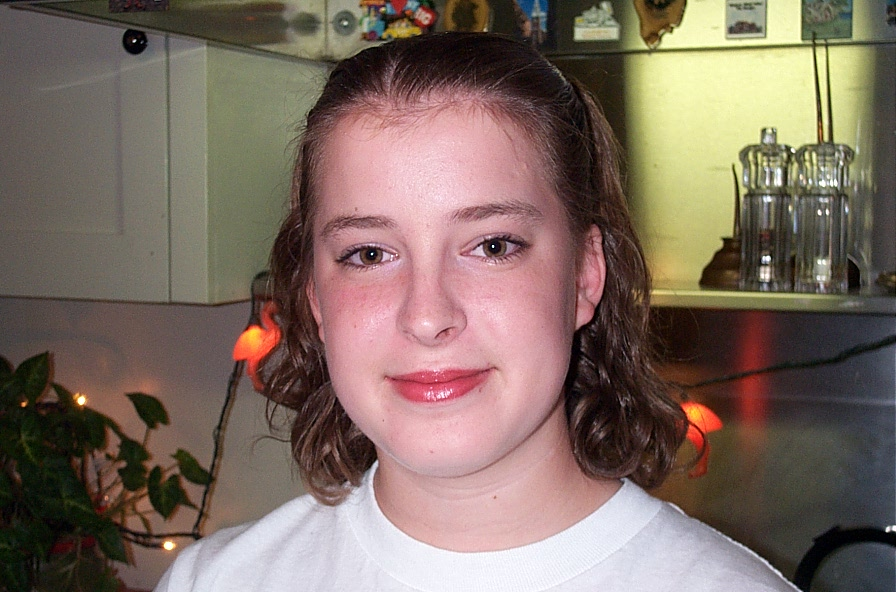
%> input picture GenderClassificationMatlab/test_gender/female17.jpg, 896 x 592 px
$ octave ANN_testing.m   (GNU Octave 9; MATLAB toolbox functions it lacks are replaced by stand-ins)
%> lines starting %> are read from the running program, lines starting %| are printed output that depends on the picture
%> further down, test_image is the input picture: size 592x896x3 uint8; mean R, G, B 126, 108.3, 98.1
### GenderClassificationMatlab/get_featureVector.m
function vector=get_featureVector(image)
% this function returns a column vector of 35 features extracted in the seventh level
% of wavelet decomposition (Haar wavelet).
% First convert the colour input image into a greayscale image
image= rgb2gray(image);

[A1,H1,V1,D1] = dwt2(image,'haar'); %level 1
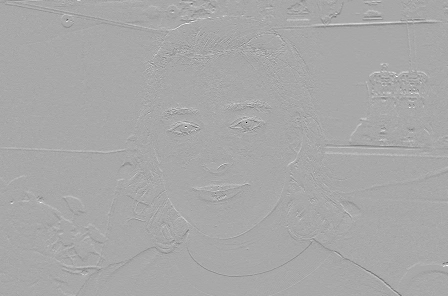
%> H1: size 296x448 double; min -247.5, max 127, mean 0; drawn with min black and max white
[A2,H2,V2,D2] = dwt2(A1,'haar');  %level 2
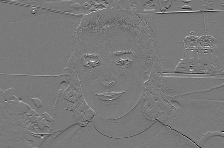
%> H2: size 148x224 double; min -238.5, max 260, mean -0.5; drawn with min black and max white
[A3,H3,V3,D3] = dwt2(A2,'haar');
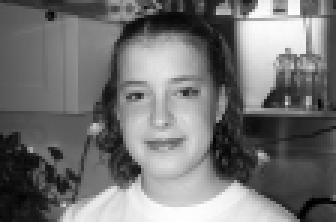
%> A3: size 74x112 double (shown 3 times larger); min 19.13, max 1969.3, mean 899.6; drawn with min black and max white
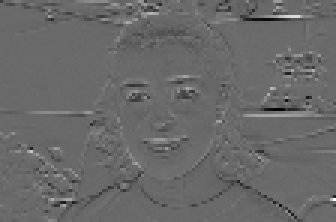
%> H3: size 74x112 double (shown 3 times larger); min -461.3, max 647.3, mean -2.7; drawn with min black and max white
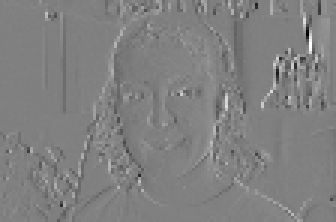
%> V3: size 74x112 double (shown 3 times larger); min -630, max 616.1, mean -0.5; drawn with min black and max white
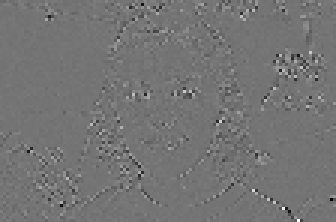
%> D3: size 74x112 double (shown 3 times larger); min -239.4, max 283, mean -0.3; drawn with min black and max white
[A4,H4,V4,D4] = dwt2(A3,'haar');
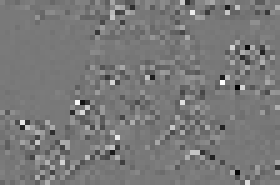
%> D4: size 37x56 double (shown 5 times larger); min -347.4, max 383.9, mean 0.2; drawn with min black and max white
[A5,H5,V5,D5] = dwt2(A4,'haar');
[A6,H6,V6,D6] = dwt2(A5,'haar');
[A7,H7,V7,D7] = dwt2(A6,'haar'); % level 7
%> A7 = [11404.1 12931.7 12846.6 9446.8 7745 26007.4 20492.1; 12623.1 15501.8 15022.8 23520.6 9785.5 21280.6 13272.3; 10270 12726.1 13840.8 22141.2 12682.8 8618.4 7876.8; 5112.4 10596.1 12951.1 22970.5 13678.3 8553 8225.4; 3188.5 20285.8 27961.9 29326 29372.3 22964.2 7134.7]; H7 = [-1344.1 -3329.4 226.6 -3994.4 1390.9 -3713 -1907.6; 56.63 396 1678 1672.4 -617.3 3292 3254.8; 1077.3 660.4 -721.5 162.9 1045.1 3748.5 1844; 754.7 971.4 -1545.5 55.96 -3794 -215 -369.9; -83.03 -2798.9 -280 -1686.7 -672.5 -3463.1 -1096.3]; V7 = [-362.2 -550.3 1517.2 1085.8 -2405 -1272.8 4539.3; -824.8 57.95 -4158 2082.9 2795.7 2040.3 1474.4; -1365.5 -40.3 -6079 -472.3 5276.5 949.4 442.5; -2285.9 -1634.1 -1249.9 -477.6 4804.5 171 -184.9; -792.9 -4411.9 -488.6 -135.3 75.38 3519.4 419.1]; D7 = [489 -131.3 -1879.2 394.8 -1233.9 -596.3 -325.4; -6.62 -105.2 59.83 -692.7 -634.7 -1169.8 974.1; 563.8 277.9 311.8 -152.9 -1600.3 1459.4 1414.1; -396.2 910 -1569.5 59.45 1156.6 -479.1 -308.1; -36.81 447.6 -147.8 195.8 -714.3 1835.8 -586.5]
vector=A7(:); % the approximation subband is used as features
%> vector = 35 values, max 29372.3 at index 25, min 3188.5 at index 5, mean 14924.5
end

### GenderClassificationMatlab/ANN_testing.m
% testing phase - Test Images are in folder test_gender - let's read the
% first one
clc;

file_name=['test_gender\female17.jpg'];

test_image=imread(file_name);
feature_vector=get_featureVector(test_image); % function get_featureVector returns a column vector.
%> feature_vector has the same summary as vector in get_featureVector


% Linear Perceptron Testing
%> (the run ends here)

$ run again, with GenderClassificationMatlab/test_gender/female01.jpg copied over GenderClassificationMatlab/test_gender/female17.jpg
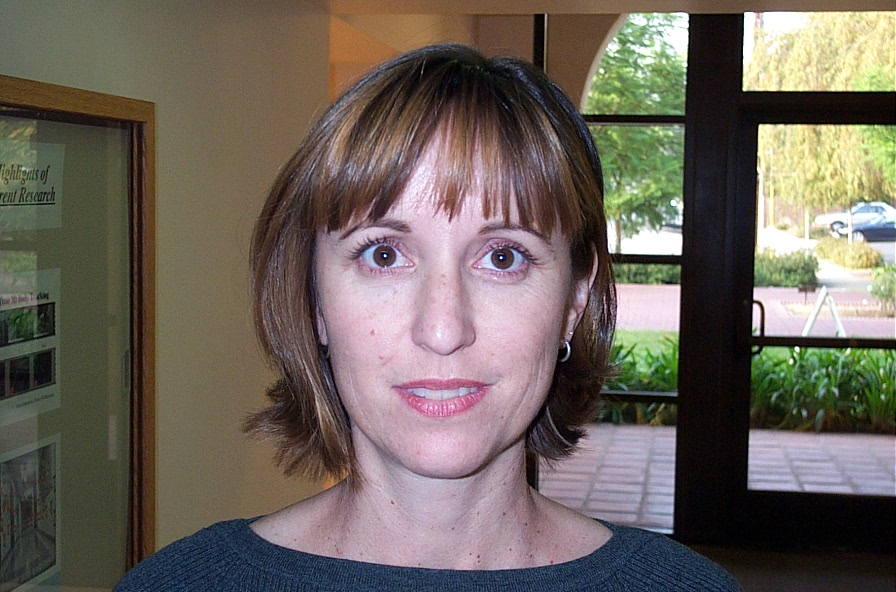
%> input picture GenderClassificationMatlab/test_gender/female01.jpg, 896 x 592 px
%> test_image is the input picture: size 592x896x3 uint8; mean R, G, B 109.1, 100.6, 91.9
%> in get_featureVector, `[A2,H2,V2,D2] = dwt2(A1,'haar');`:
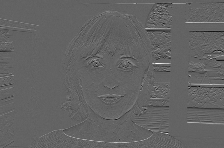
%> H2: size 148x224 double; min -265.3, max 412.8, mean 0.5; drawn with min black and max white
%> in get_featureVector, `[A4,H4,V4,D4] = dwt2(A3,'haar');`:
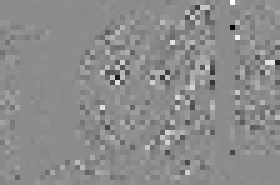
%> D4: size 37x56 double (shown 5 times larger); min -492.9, max 404.1, mean -0.1; drawn with min black and max white
%> A7 = [11609.5 12693.2 12900.6 8127.9 11452.2 12980.7 20443.9; 10358.9 12083.8 10998 18921.4 11737.8 11276.9 26761.9; 9040.9 11922.7 15475.9 23897.5 14756.6 9245.5 21040.3; 8706.2 11474.6 12610.7 20817.9 12942.9 6881.6 12543; 7728.9 6399 10774.1 13520.3 9880.1 4790.9 2703.2]; H7 = [2111.5 -171.9 471.4 3268.5 920.9 3475.8 6095.8; 171.4 -6.41 1292.2 -1878.9 -778.5 -1103.4 188.3; 1354.9 47.33 319.7 -329.5 1325.8 981.8 4989.4; 656.5 72.03 -1215.9 427.1 -3757.8 -1619.2 -2872.5; -392.3 825.9 4357.1 6582.2 3571.8 -734.6 -1565.8]; V7 = [-426.2 52.97 -346.1 1325.9 -3999.7 3110.7 339.2; 1089.6 -1356.2 -1786.9 1075.2 -1162.2 3560.9 1592.5; -261.1 -1433 -5891.8 839.9 2198.4 3927.8 -530.9; 92.77 -1527.4 -2641.2 1110.2 -1879.6 2502 249.7; -171.3 81.37 -1073.9 273.9 1497.3 1405.3 175.1]; D7 = [257.3 284.6 -866.7 371.5 699.1 558.8 107.5; 578 -17.38 875.3 -118.8 96.39 -663.5 -592.1; 1171.1 72.41 -948.3 127.7 172.2 -284.1 -651.4; 322 132.2 -1197.5 -364.4 1251 -855.7 438.5; -379.5 114.3 -766.3 190 1141.5 1120.6 -109.3]
%> vector = 35 values, max 26761.9 at index 32, min 2703.2 at index 35, mean 12557.1
%> feature_vector has the same summary as vector in get_featureVector

$ run again, with GenderClassificationMatlab/test_gender/female02.jpg copied over GenderClassificationMatlab/test_gender/female17.jpg
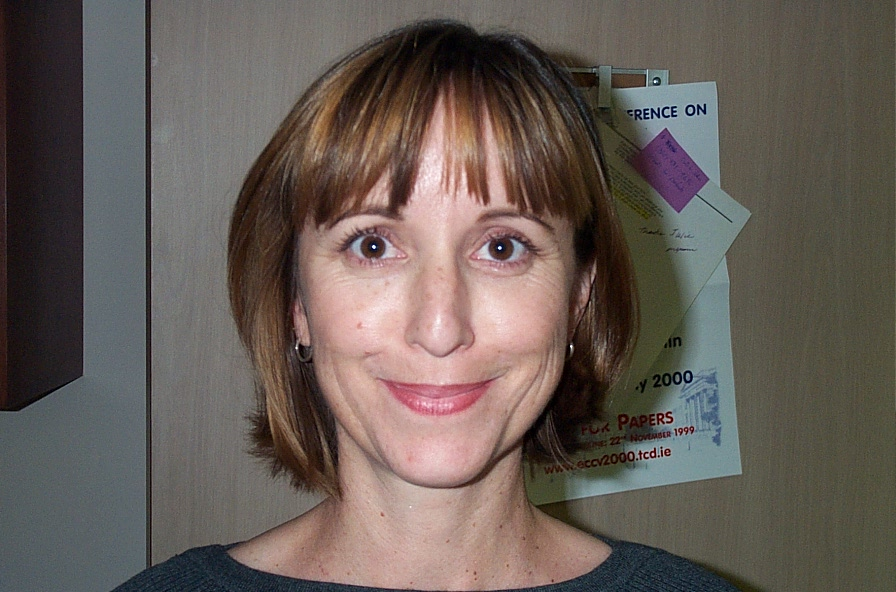
%> input picture GenderClassificationMatlab/test_gender/female02.jpg, 896 x 592 px
%> test_image is the input picture: size 592x896x3 uint8; mean R, G, B 102.7, 92.6, 86.6
%> in get_featureVector, `[A3,H3,V3,D3] = dwt2(A2,'haar');`:
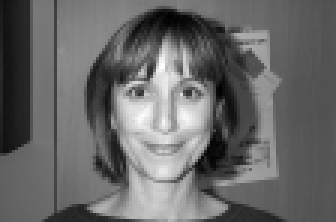
%> A3: size 74x112 double (shown 3 times larger); min 25, max 1822.8, mean 759.6; drawn with min black and max white
%> in get_featureVector, `[A4,H4,V4,D4] = dwt2(A3,'haar');`:
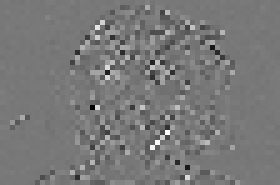
%> D4: size 37x56 double (shown 5 times larger); min -284.1, max 315.8, mean 0.4; drawn with min black and max white
%> A7 = [7387.9 14363.4 12726 7414.4 9687.4 13210.6 10303.2; 7282.8 13681 10506.5 18808.5 7811.7 12600.1 10041.8; 7156.8 13028.5 16279.4 22646.3 11353.6 12019 9982.2; 11421.4 13201.4 12688.3 20031.8 8188.9 13751.7 10195.2; 11552.7 7626.6 14019.5 19992.2 11029.8 7918.8 10036.9]; H7 = [15.87 -405.6 1542.8 -97.11 2301.3 -1162.9 -28.55; 38.2 1056.6 120.8 -920.6 -164 -514.6 97.83; 21.77 -514.8 269.6 91.04 419.4 113.2 -89.03; -632.2 279.2 -327.2 271.9 -1455 -257.1 -8.75; 284 2667.7 3710.8 948.5 1828.2 2081.8 57.23]; V7 = [-3837.9 -743.5 1929.7 89.39 -873 1055 341.1; -3682.7 509.3 -2329.6 557.4 2214.1 -888.5 214.8; -3637.8 453.3 -6503.1 857.4 5625.6 -1496.9 132.3; -1065.5 -508.8 -3792.1 1630.1 -123.5 414.1 140.5; -123.8 69.38 -2719.1 720.7 2823.1 -554.2 92.07]; D7 = [-36.16 82.27 -1139.1 -249.6 79.36 -688.9 7.96; -36.54 -874.9 985.2 -910.9 -938.7 67.41 51.25; 46.37 632.3 -614.9 -58.18 724.8 305.8 4.55; -690.1 87.98 -888 -674.5 1769.8 -657.1 7.73; -194.1 35.19 1090.7 786.8 -630.2 -111.6 -6.49]
%> vector = 35 values, max 22646.3 at index 18, min 7156.8 at index 3, mean 11998.5
%> feature_vector has the same summary as vector in get_featureVector

$ run again, with GenderClassificationMatlab/test_gender/female03.jpg copied over GenderClassificationMatlab/test_gender/female17.jpg
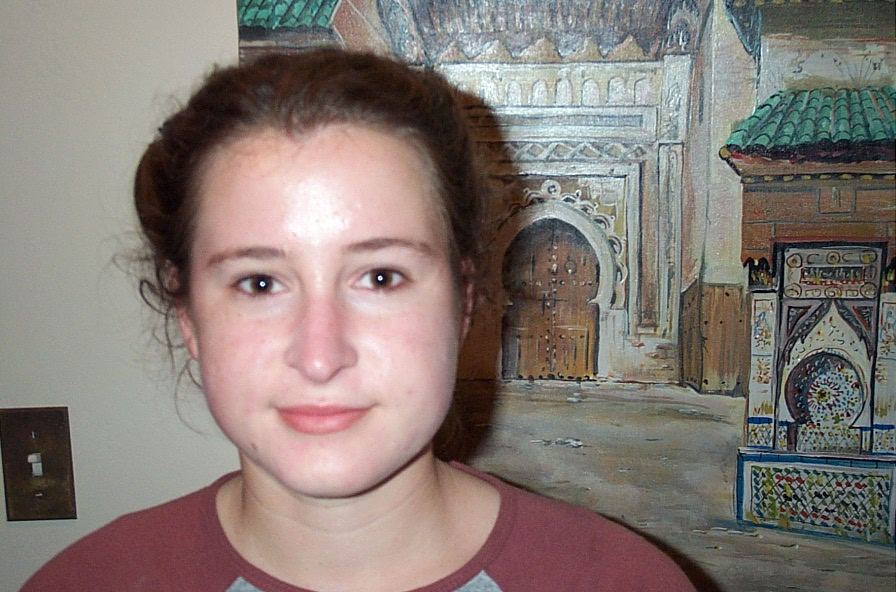
%> input picture GenderClassificationMatlab/test_gender/female03.jpg, 896 x 592 px
%> test_image is the input picture: size 592x896x3 uint8; mean R, G, B 133.5, 122.6, 117.3
%> in get_featureVector, `[A4,H4,V4,D4] = dwt2(A3,'haar');`:
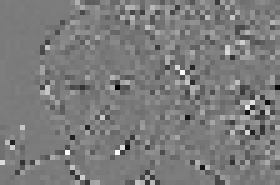
%> D4: size 37x56 double (shown 5 times larger); min -294.4, max 311.9, mean 0.1; drawn with min black and max white
%> A7 = [20657.6 17192.2 10166 15627.6 21789.7 18751.6 13022.1; 20638.9 12318 26346.6 10913.1 18562.8 17286.3 9110; 20036.6 18166.2 24129.2 14834.9 14117.1 13598.5 11503.9; 13082.3 19561 23126.4 14452.7 15048.6 13882.7 11281; 11604.9 11355.2 21474 18484.5 10703.3 9522.7 9873.1]; H7 = [-104.1 3865.3 2918.8 3677.5 -2954.1 -2383.7 -722.1; 154.8 -866 -1240.9 -867.9 2534 256.8 -580.5; 112.4 -2592.9 -1053.2 -1071.2 -664.5 443.8 -1144.3; 1503.5 1475.2 540.2 -975.5 1053.4 880.8 741.1; 1349.2 124.3 1117 892.4 -11.23 1265.3 170.5]; V7 = [-681.5 4025.7 -827.5 -3903 805.1 90.02 899.4; -613.9 -5168.1 197.2 5564 -2257.8 1332.9 580.2; -593.2 -2448.7 -104.8 7830.8 -2826.9 191.8 81.92; -5285.9 607 -284 4511.7 -253.6 332.6 -222.6; 1148.5 -1281.7 -2566.9 2648.2 191.2 -172.5 237.6]; D7 = [22.43 -2676.7 -1024.5 2453.2 216.3 -746.5 -8.12; -63.27 1445.8 -315.8 -1315 1115.4 729.6 187.6; 58.65 -1094.5 -180.8 -638.8 -269.1 210.5 562.8; 413.8 -521.6 -26.48 2730.7 310.9 -169.3 -536.4; 116.2 -131.9 1465.6 450.6 -14.55 -489.6 424.4]
%> vector = 35 values, max 26346.6 at index 12, min 9110 at index 32, mean 15777.7
%> feature_vector has the same summary as vector in get_featureVector
